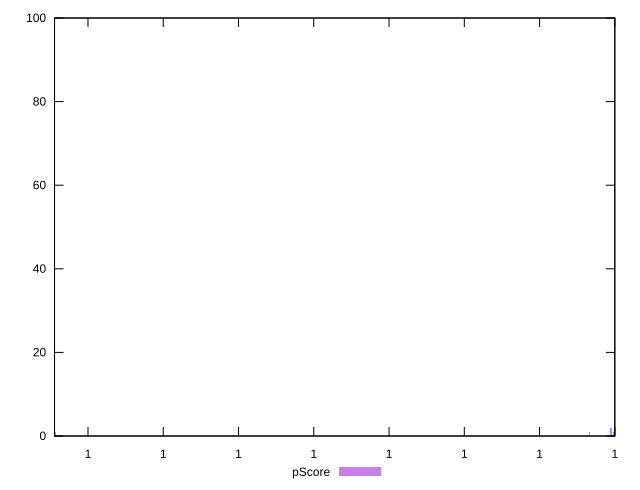

Here is the gnuplot script that generated this plot:
reset

$pScore <<EOF
1.0000000000009404 95
0.9999999999951671 2
0.9999999992561838 1
0.9999999999990159 1
0.9999999999663005 1
EOF

set key outside below
set boxwidth 1.9244356897754714e-12
set xrange [0.9999999992555412:1]
set yrange [0:100]
set trange [0:100]
set style fill transparent solid 0.5 noborder
set terminal svg size 640, 490 enhanced background rgb 'white'
set output "report_00009_2021-02-08T22-37-41.559Z/total-blocking-time/samples/pages+cached+noadtech+nomedia+nocss/pScore/histogram.svg"

plot $pScore title "pScore" with boxes

reset
